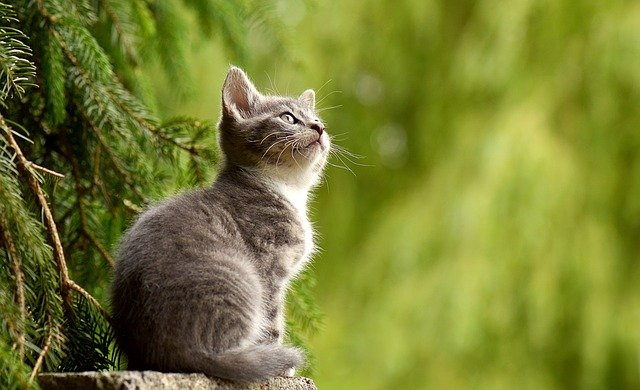
#> input picture OPENCV/learning/image/img.jpg, 640 x 390 px
$ jupyter execute 01.print_image.ipynb
#> lines starting #> are read from the running program, lines starting #| are printed output that depends on the picture
#### 환경 설정
Anaconda Prompt 에서 다음 명령 수행
> pip install opencv-python

[cell 1]
import cv2
cv2.__version__

#### OpenCV (Computer Vision)
다양한 영상 (이미지) / 동영상처리에 사용되는 오픈소스 라이브러리

#### 1. Print image

[cell 2]
import cv2

img = cv2.imread('image/img.jpg') # 해당 경로의 파일 읽어오기
#> img is the input picture: shape (390, 640, 3); mean B, G, R 50.4, 126.1, 119.4

cv2.imshow('img', img) # img 라는 이름의 창에 img를 표시
cv2.waitKey(0) # 지정된 시간(ms) 동안 사용자 키 입력 대기
cv2.destroyAllWindows() # 모든 창 닫기

##### RGB & BGR

opencv에서 cv2.imread를 통해 이미지를 읽을 때 BGR로 저장한다. 하지만, matplotlib는 RGB로 저장하므로, cv2.COLOR_BGR2RGB으로 변환해야한다.

[cell 3]
import cv2
import matplotlib.pyplot as plt

img = cv2.imread('image/img.jpg')
img_rgb = cv2.cvtColor(img, cv2.COLOR_BGR2RGB) # RGB -> BGR

fig = plt.figure(figsize = (10, 10))
rows = 2
cols = 1

ax1 = fig.add_subplot(rows, cols, 1)
ax1.set_title('BGR image')
plt.imshow(img)

ax2 = fig.add_subplot(rows, cols, 2)
ax2.set_title('RGB image')
plt.imshow(img_rgb)

plt.show()
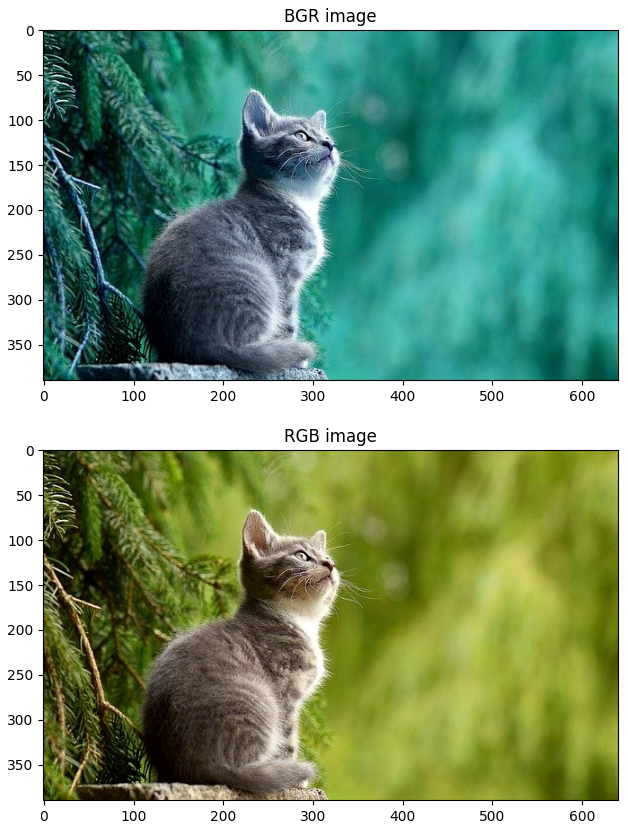
#> figure drawn by matplotlib, 2 panels; B, G, R data is drawn as R, G, B

##### 읽기 옵션 (1)

> cv2.IMREAD_COLOR : 컬러 이미지, 투명 영역은 무시(default)

[cell 4]
import cv2
import matplotlib.pyplot as plt

img = cv2.imread('image/img.jpg')
img_rgb = cv2.cvtColor(img, cv2.COLOR_BGR2RGB)

img_color = cv2.imread('image/img.jpg', cv2.IMREAD_COLOR) # cv2.IMREAD_COLOR : 컬러 이미지, 투명 영역은 무시(기본값)
img_color_rgb = cv2.cvtColor(img_color, cv2.COLOR_BGR2RGB)


fig = plt.figure(figsize = (20, 20))
rows = 1
cols = 2

ax1 = fig.add_subplot(rows, cols, 1)
ax1.set_title('original image')
plt.imshow(img_rgb)

ax2 = fig.add_subplot(rows, cols, 2)
ax2.set_title('color image')
plt.imshow(img_color_rgb)

plt.show()
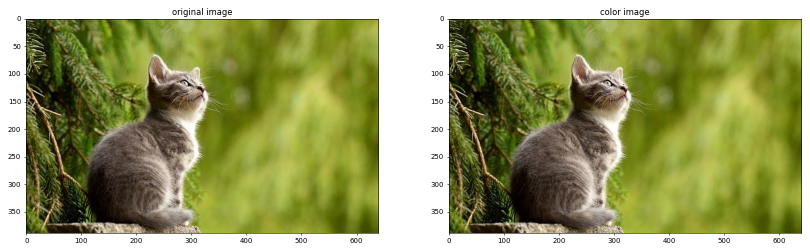
#> figure drawn by matplotlib, 2 panels

##### 읽기 옵션 (2)

> cv2.IMREAD_GRAYSCALE : 흑백이미지

[cell 5]
import cv2
import matplotlib.pyplot as plt

img = cv2.imread('image/img.jpg')
img_rgb = cv2.cvtColor(img, cv2.COLOR_BGR2RGB)

img_gray = cv2.imread('image/img.jpg', cv2.IMREAD_GRAYSCALE) # cv2.IMREAD_GRAYSCALE : 흑백 이미지
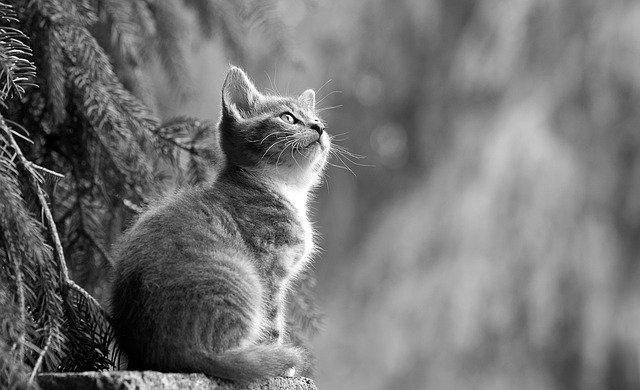
#> img_gray: shape (390, 640); min 0, max 255, mean 115.4
img_gray_rgb = cv2.cvtColor(img_gray, cv2.COLOR_BGR2RGB)


fig = plt.figure(figsize = (20, 20))
rows = 1
cols = 2

ax1 = fig.add_subplot(rows, cols, 1)
ax1.set_title('original image')
plt.imshow(img_rgb)

ax2 = fig.add_subplot(rows, cols, 2)
ax2.set_title('gray image')
plt.imshow(img_gray_rgb)

plt.show()
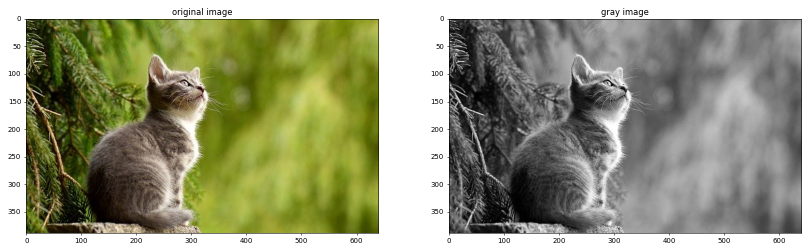
#> figure drawn by matplotlib, 2 panels

##### 읽기 옵션 (3)

> cv2.IMREAD_UNCHANGED : 투명 영역까지 포함

[cell 6]
import cv2
import matplotlib.pyplot as plt

img = cv2.imread('image/img.jpg')
img_rgb = cv2.cvtColor(img, cv2.COLOR_BGR2RGB)

img_unchanged = cv2.imread('image/img.jpg', cv2.IMREAD_UNCHANGED) # cv2.IMREAD_UNCHANGED : 투명 영역까지 포함
img_unchanged_rgb = cv2.cvtColor(img_unchanged, cv2.COLOR_BGR2RGB)


fig = plt.figure(figsize = (20, 20))
rows = 1
cols = 2

ax1 = fig.add_subplot(rows, cols, 1)
ax1.set_title('original image')
plt.imshow(img_rgb)

ax2 = fig.add_subplot(rows, cols, 2)
ax2.set_title('unchanged image')
plt.imshow(img_unchanged_rgb)

plt.show()

##### Shape
이미지의 height, width, channel 정보

[cell 7]
import cv2

img = cv2.imread('image/img.jpg')
img_rgb = cv2.cvtColor(img, cv2.COLOR_BGR2RGB)

print('img shape : ', img.shape) # 세로, 가로, channel 정보(RGB)
#| img shape :  (390, 640, 3)

$ run again, with OPENCV/learning/image/newspaper.jpg copied over OPENCV/learning/image/img.jpg
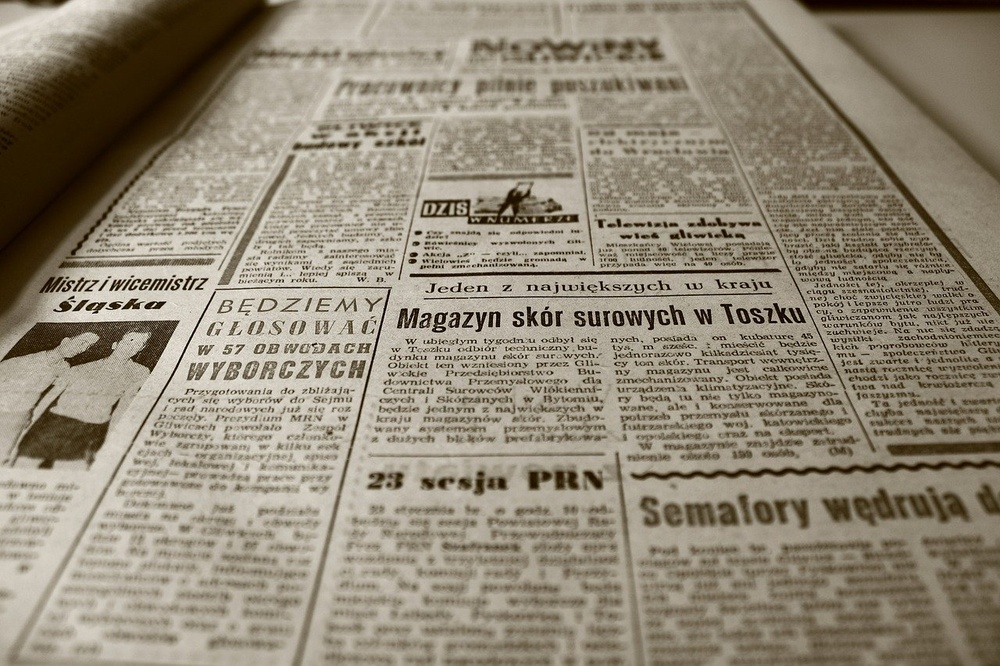
#> input picture OPENCV/learning/image/newspaper.jpg, 1000 x 666 px, shrunk from 1280 x 853 before the run
#> img is the input picture: shape (666, 1000, 3); mean B, G, R 118.1, 135.9, 145.1
#> `img_gray = cv2.imread('image/img.jpg', cv2.IMREAD_GRAYSCALE)`:
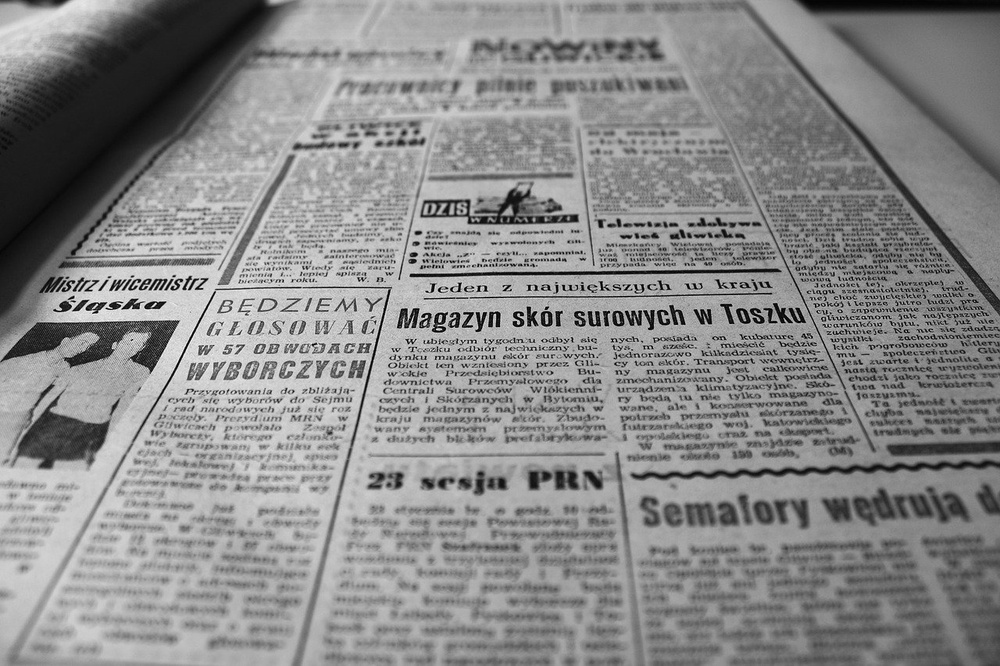
#> img_gray: shape (666, 1000); min 0, max 254, mean 136.6
#> `plt.show()`:
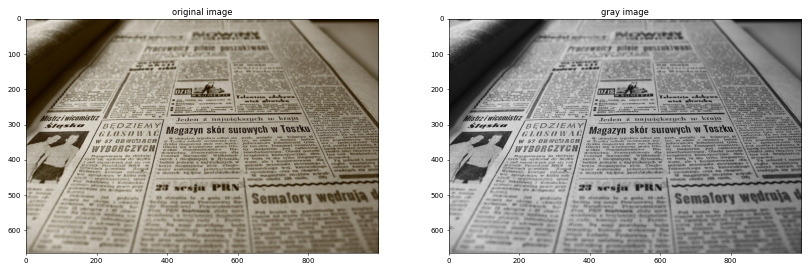
#> figure drawn by matplotlib, 2 panels
#| img shape :  (666, 1000, 3)
